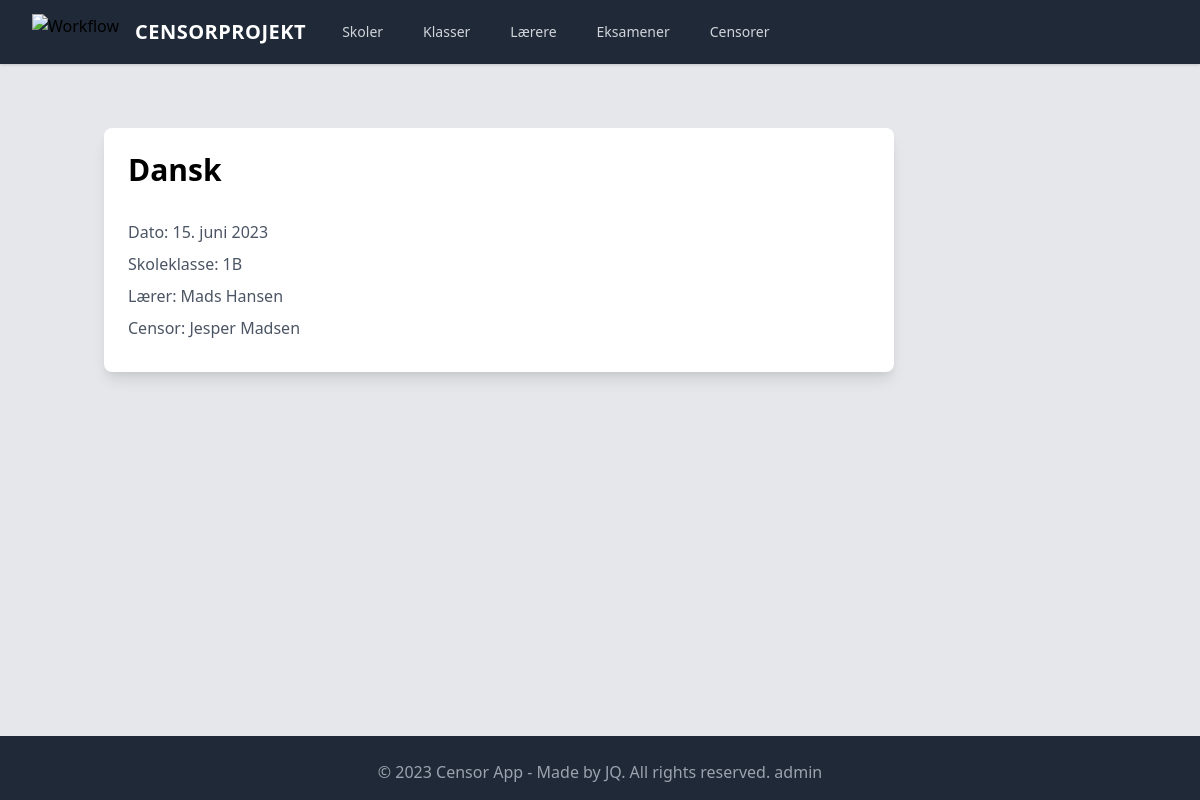
Page /eksamen/2/ on the committed database.
### censor_app/models.py (models this page shows, shortened)
class Eksamen(models.Model):
    navn = models.CharField(max_length=200)  # fag
    dato = models.DateField(blank=True, null=True, default=timezone.now)
    skole = models.ForeignKey(
        Skole, blank=True, null=True, on_delete=models.CASCADE, related_name="eksamener"
    )
    skoleklasse = models.ForeignKey(
        Skoleklasse, blank=True, null=True, on_delete=models.CASCADE
    )
    lærer = models.ForeignKey(Lærer, on_delete=models.SET_NULL, blank=True, null=True)
    censor = models.ForeignKey(Censor, on_delete=models.SET_NULL, blank=True, null=True)
    class Meta:
        verbose_name_plural = "Eksamener"

class Skoleklasse(models.Model):
    navn = models.CharField(max_length=50)
    skole = models.ForeignKey(Skole, blank=True, null=True, on_delete=models.CASCADE)
    lærere = models.ManyToManyField(Lærer, blank=True, related_name="klasser")
    class Meta:
        verbose_name_plural = "Skoleklasser"

class Lærer(models.Model):
    navn = models.CharField(max_length=200)
    email = models.EmailField(blank=True, null=True)
    skole = models.ForeignKey(
        Skole,
        on_delete=models.CASCADE,
        related_name="personale",
        blank=True,
        null=True,
    )
    class Meta:
        verbose_name_plural = "Lærere"

class Censor(models.Model):
    navn = models.CharField(max_length=200)
    fag = models.CharField(max_length=200)
    skole = models.ForeignKey(
        Skole, blank=True, null=True, on_delete=models.CASCADE, related_name="censorer"
    )
    email = models.EmailField()
    class Meta:
        verbose_name_plural = "Censorer"

### censor_app/views.py (the view)
# urls.py: path("eksamen/<int:pk>/", EksamenDetail.as_view(), name="eksamen_detail"),
class EksamenDetail(DetailView):
    model = Eksamen
    template_name = "censor_app/eksamen_detail.html"

### templates/censor_app/eksamen_detail.html
{% extends 'censor_app/base.html' %} {% block content %}
<div class="bg-white shadow-lg rounded-lg p-6">
  <h1 class="text-3xl font-bold mb-8">{{ eksamen.navn }}</h1>
  <p class="text-gray-600 mb-2">Dato: {{ eksamen.dato }}</p>
  <p class="text-gray-600 mb-2">Skoleklasse: {{ eksamen.skoleklasse.navn }}</p>
  <p class="text-gray-600 mb-2">Lærer: {{ eksamen.lærer.navn }}</p>
  {% if eksamen.censor %}
  <p class="text-gray-600 mb-2">Censor: {{ eksamen.censor.navn }}</p>
  {% else %}
  <p class="text-red-600 mb-2">Censor: Ikke tilknyttet</p>
  {% endif %}
</div>
{% endblock %}

### rows in the picture
Eksamen: navn "Dansk", dato "15. juni 2023", skoleklasse.navn "1B", lærer.navn "Mads Hansen", censor.navn "Jesper Madsen"
